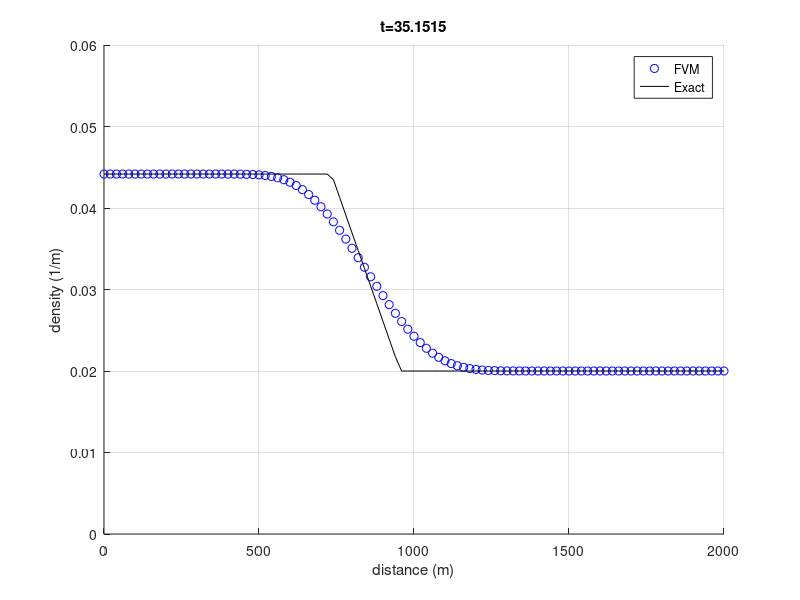

The MATLAB source for this figure:
% Script: convect1d.m
clear all;

%set constants
v_max = 33;     % m/s
p_max = 0.25;   % car/m
flux_l = 1.2;   % car/s
p_L = p_max/2 - .5*(p_max^2-4*p_max*flux_l/v_max)^(1/2);     % Left boundary density
p_R = 0.02;     % Right boundary density

% Set-up grid
xL = 0;
xR = 2000;
Nx = 100; % number of control volumes
x = linspace(xL,xR,Nx+1);
% Calculate midpoint values of x in each control volume
xmid = 0.5*(x(1:Nx) + x(2:Nx+1));


% Calculate cell size in control volumes (assumed equal)
dx = x(2) - x(1);
% Set shock velocity
a = ((1-p_L/p_max)*v_max*p_L - (1-p_R/p_max)*v_max*p_R)/(p_L-p_R);
% Set final time
tfinal = 35;
% Set timestep
CFL = 0.5;
dt = CFL*dx/v_max;
t=0;

% Set initial condition to p0 = 0.15 (1/m)
P = zeros(1,Nx);       % Density in each cell
for i = 1:1:Nx
    P(i) = .02;
end % for i = 1:1:numel(xmid)

%initialize size of exact solution array
P_Exact=zeros(size(P));
Q=zeros(1,length(P)+2);
% Loop until t > tfinal
while (t < tfinal)
    Pbc = [p_L, P, p_R]; % This enforces the bc
    
    % Calculate the flux at each interface
    for i=1:Nx+1
        s1 = (1-2*Pbc(i)/p_max)*v_max;
        s2 = (1-2*Pbc(i+1)/p_max)*v_max;
        if s1>=s2
            s_max=s1;
        else
            s_max=s2;
        end

        Q(i) = 0.5*(Pbc(i)*(1-Pbc(i)/p_max)*v_max+Pbc(i+1)*(1-Pbc(i+1)/p_max)*v_max)+ (s_max/2)*(Pbc(i)-Pbc(i+1));
    end

    % Calculate rhs in each cell
    R = Q(2:Nx+1) - Q(1:Nx);
    % Forward Euler step
    P = P - (dt/dx)*R;

    %  %calculate exact solution at this time step
    for i=1:length(P_Exact)
      if (i-1/2)*dx/t <= (1-2*p_L/p_max)*v_max
          P_Exact(i) = p_L;
      elseif (1-2*p_L/p_max)*v_max < (i-1/2)*dx/t && (i-1/2)*dx/t < (1-2*p_R/p_max)*v_max
          P_Exact(i) = 0.5*p_max*(1-(i-1/2)*dx/(v_max*t));
      else
          P_Exact(i) = p_R;
      end
    end

    % Increment time
    t = t + dt;

    % Plot current solution
    figure(1)
    clf;
    hold on;
    grid on;
    plot(x,[P, P(Nx)],'bo');
    plot(x,[P_Exact, P_Exact(Nx)],'k-');
        axis([xL, xR, 0, 0.06]);
        legend('FVM','Exact');
        title(['t=',num2str(t)]);
        ylabel('density (1/m)');
        xlabel('distance (m)');
    drawnow;
    
    hold off;
end